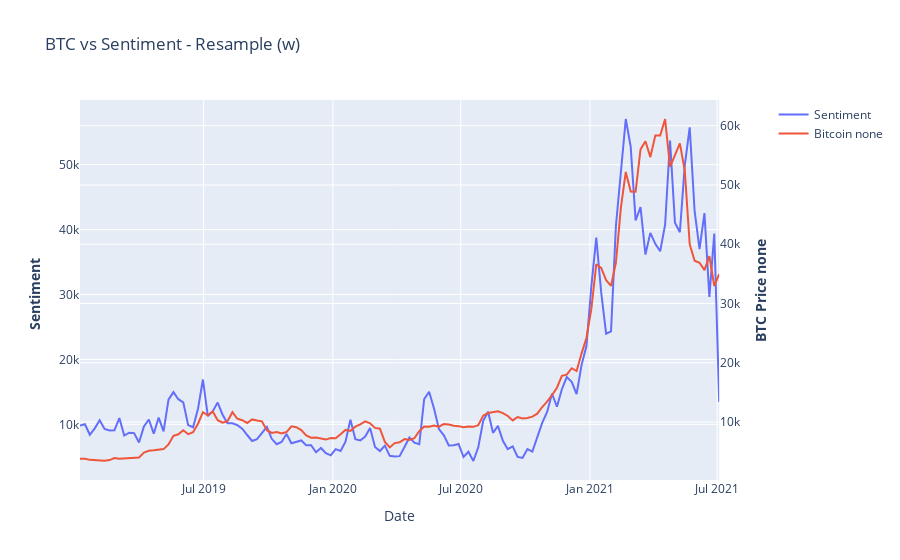

Notebook code cell kept with this figure:
### Code cell
eval.get_ts_2axis(a.sent_ntusd_coms,btc.avg_hl,resample_period='w',btc_transformation='none')

### Figure 1 — Plotly figure (JSON) as saved in the notebook; plotly's stock layout.template omitted (floating-point values rounded to 4 significant figures; data arrays with more than 128 entries replaced by an {"elided": "..."} marker saying what was removed)
{"data": [{"name": "Sentiment", "type": "scatter", "x": {"elided": "131 str values"}, "xaxis": "x", "y": {"elided": "131 float values"}, "yaxis": "y"}, {"name": "Bitcoin none", "type": "scatter", "x": {"elided": "131 str values"}, "xaxis": "x", "y": {"elided": "131 float values"}, "yaxis": "y2"}], "layout": {"title": {"text": "BTC vs Sentiment - Resample (w)"}, "xaxis": {"anchor": "y", "domain": [0, 0.94], "title": {"text": "Date"}}, "yaxis": {"anchor": "x", "domain": [0, 1], "title": {"text": "<b>Sentiment  </b>"}}, "yaxis2": {"anchor": "x", "overlaying": "y", "side": "right", "title": {"text": "<b>BTC Price none</b>"}}}}
